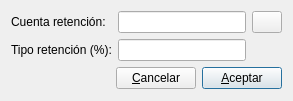
<?xml version="1.0" encoding="UTF-8"?>
<ui version="4.0">
 <class>ret_irpf</class>
 <widget class="QDialog" name="ret_irpf">
  <property name="geometry">
   <rect>
    <x>0</x>
    <y>0</y>
    <width>293</width>
    <height>101</height>
   </rect>
  </property>
  <property name="windowTitle">
   <string>Retención IRPF</string>
  </property>
  <layout class="QVBoxLayout" name="verticalLayout">
   <item>
    <layout class="QGridLayout" name="gridLayout">
     <item row="0" column="0">
      <widget class="QLabel" name="label">
       <property name="text">
        <string>Cuenta retención:</string>
       </property>
      </widget>
     </item>
     <item row="0" column="2">
      <widget class="QLineEdit" name="cuentalineEdit"/>
     </item>
     <item row="1" column="0">
      <widget class="QLabel" name="label_2">
       <property name="text">
        <string>Tipo retención (%):</string>
       </property>
      </widget>
     </item>
     <item row="1" column="2">
      <widget class="QLineEdit" name="tipolineEdit"/>
     </item>
     <item row="0" column="3">
      <widget class="QPushButton" name="ctapushButton">
       <property name="enabled">
        <bool>true</bool>
       </property>
       <property name="maximumSize">
        <size>
         <width>30</width>
         <height>16777215</height>
        </size>
       </property>
       <property name="text">
        <string/>
       </property>
       <property name="icon">
        <iconset resource="keme.qrc">
         <normaloff>:/graf/xmag.png</normaloff>:/graf/xmag.png</iconset>
       </property>
      </widget>
     </item>
    </layout>
   </item>
   <item>
    <layout class="QHBoxLayout" name="horizontalLayout">
     <item>
      <spacer name="horizontalSpacer">
       <property name="orientation">
        <enum>Qt::Horizontal</enum>
       </property>
       <property name="sizeHint" stdset="0">
        <size>
         <width>68</width>
         <height>20</height>
        </size>
       </property>
      </spacer>
     </item>
     <item>
      <widget class="QPushButton" name="cancelarpushButton">
       <property name="text">
        <string>&amp;Cancelar</string>
       </property>
      </widget>
     </item>
     <item>
      <widget class="QPushButton" name="aceptarpushButton">
       <property name="text">
        <string>&amp;Aceptar</string>
       </property>
       <property name="default">
        <bool>true</bool>
       </property>
      </widget>
     </item>
    </layout>
   </item>
  </layout>
 </widget>
 <resources>
  <include location="keme.qrc"/>
 </resources>
 <connections>
  <connection>
   <sender>cancelarpushButton</sender>
   <signal>clicked()</signal>
   <receiver>ret_irpf</receiver>
   <slot>reject()</slot>
   <hints>
    <hint type="sourcelabel">
     <x>108</x>
     <y>74</y>
    </hint>
    <hint type="destinationlabel">
     <x>64</x>
     <y>62</y>
    </hint>
   </hints>
  </connection>
 </connections>
</ui>
